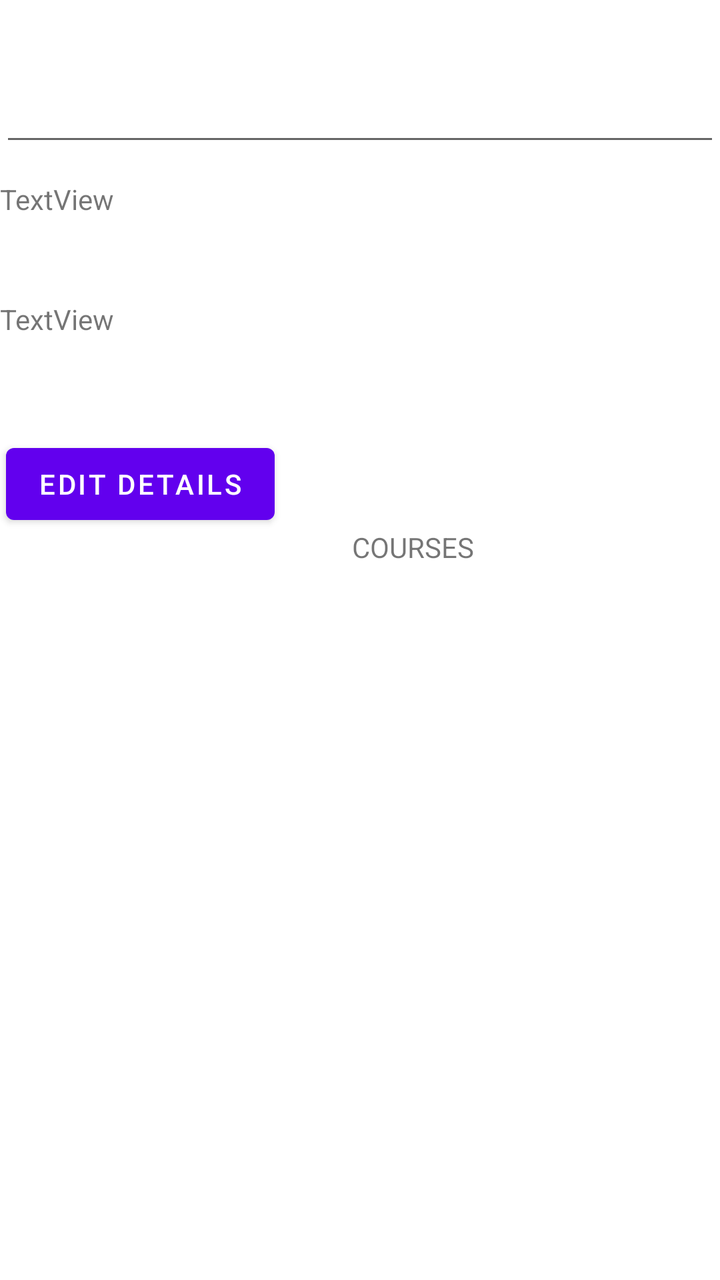
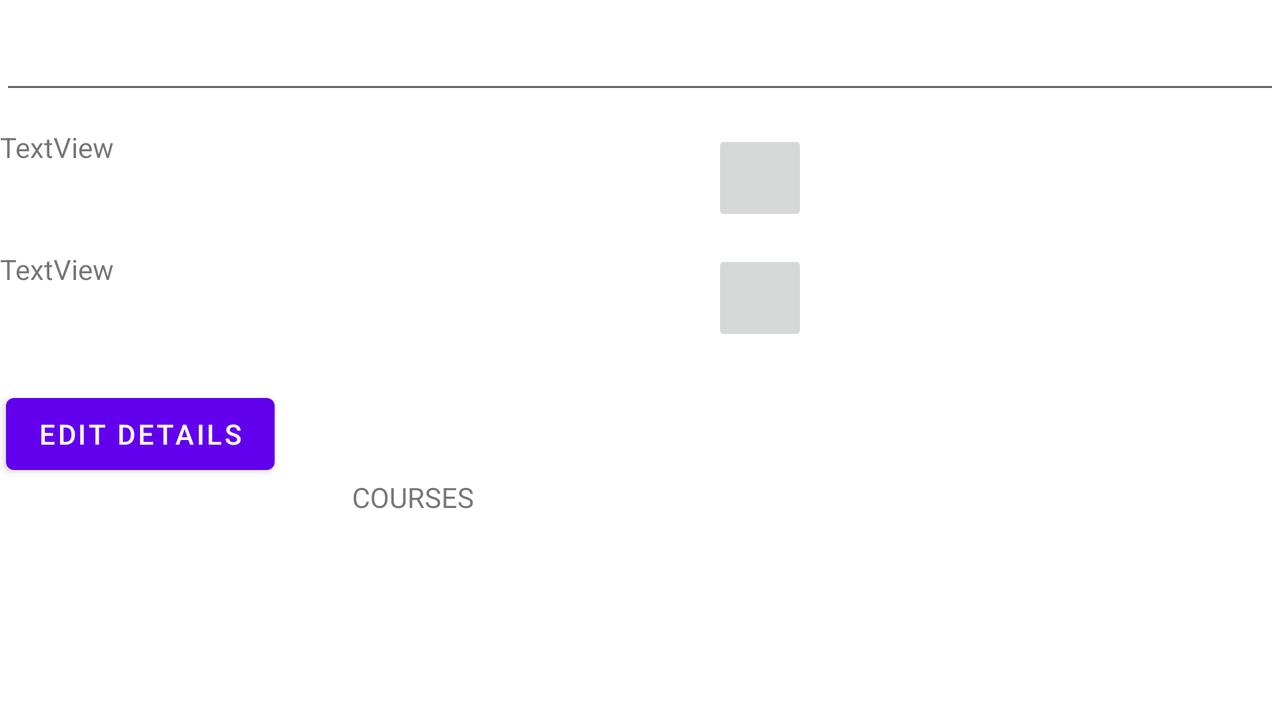

Compare how this app lays out the same screen by default and in its alternative resource folder. The renders come first, then the two layout files and the values they reference.
<!-- AndroidManifest.xml: application theme Theme.Dathan_Stone_C196_Task -->
<!-- res/layout/activity_term_details.xml -->
<?xml version="1.0" encoding="utf-8"?>
<androidx.constraintlayout.widget.ConstraintLayout xmlns:android="http://schemas.android.com/apk/res/android"
    xmlns:app="http://schemas.android.com/apk/res-auto"
    xmlns:tools="http://schemas.android.com/tools"
    android:layout_width="match_parent"
    android:layout_height="match_parent">

    <EditText
        android:id="@+id/term_course_details_title"
        android:layout_width="match_parent"
        android:layout_height="wrap_content"
        android:layout_marginTop="30dp"
        android:minHeight="48dp"
        app:layout_constraintStart_toStartOf="parent"
        app:layout_constraintTop_toTopOf="parent"
        tools:ignore="SpeakableTextPresentCheck" />

    <androidx.recyclerview.widget.RecyclerView
        android:id="@+id/courses_in_terms"
        android:layout_width="match_parent"
        android:layout_height="wrap_content"
        android:layout_marginTop="4dp"
        android:layout_marginEnd="1dp"
        android:clipToPadding="false"
        app:layout_constrainedHeight="true"
        app:layout_constraintBottom_toBottomOf="parent"
        app:layout_constraintEnd_toEndOf="parent"
        app:layout_constraintHorizontal_bias="0.0"
        app:layout_constraintStart_toStartOf="parent"
        app:layout_constraintTop_toBottomOf="@+id/textView"
        app:layout_constraintVertical_bias="0.2"
        tools:listitem="@layout/course_in_term_item" />

    <TextView
        android:id="@+id/textView"
        android:layout_width="wrap_content"
        android:layout_height="wrap_content"
        android:layout_marginStart="176dp"
        android:layout_marginTop="66dp"
        android:text="COURSES"
        app:layout_constraintStart_toStartOf="parent"
        app:layout_constraintTop_toBottomOf="@+id/term_details_end_date" />

    <TextView
        android:id="@+id/term_details_start_date"
        android:layout_width="match_parent"
        android:layout_height="48dp"
        android:layout_marginTop="12dp"
        android:text="TextView"
        app:layout_constraintStart_toStartOf="parent"
        app:layout_constraintTop_toBottomOf="@+id/term_course_details_title" />

    <TextView
        android:id="@+id/term_details_end_date"
        android:layout_width="match_parent"
        android:layout_height="48dp"
        android:layout_marginTop="12dp"
        android:text="TextView"
        app:layout_constraintStart_toStartOf="parent"
        app:layout_constraintTop_toBottomOf="@+id/term_details_start_date" />

    <ImageButton
        android:id="@+id/edit_term_end_date_picker"
        android:layout_width="48dp"
        android:layout_height="48dp"
        android:layout_marginStart="356dp"
        app:layout_constraintBottom_toBottomOf="@+id/term_details_end_date"
        app:layout_constraintStart_toStartOf="@+id/term_details_end_date"
        app:srcCompat="@drawable/ic_baseline_calendar_today_24"
        tools:ignore="SpeakableTextPresentCheck" />

    <Button
        android:id="@+id/edit_term_details"
        android:layout_width="wrap_content"
        android:layout_height="wrap_content"
        android:layout_marginStart="3dp"
        android:layout_marginTop="20dp"
        android:text="Edit Details"
        app:layout_constraintStart_toStartOf="parent"
        app:layout_constraintTop_toBottomOf="@+id/term_details_end_date" />

    <ImageButton
        android:id="@+id/edit_term_start_date_picker"
        android:layout_width="48dp"
        android:layout_height="48dp"
        android:layout_marginStart="356dp"
        app:layout_constraintBottom_toBottomOf="@+id/term_details_start_date"
        app:layout_constraintStart_toStartOf="@+id/term_details_start_date"
        app:srcCompat="@drawable/ic_baseline_calendar_today_24"
        tools:ignore="SpeakableTextPresentCheck" />


</androidx.constraintlayout.widget.ConstraintLayout>
<!-- res/layout/course_in_term_item.xml (included above) -->
<?xml version="1.0" encoding="utf-8"?>
<androidx.constraintlayout.widget.ConstraintLayout xmlns:android="http://schemas.android.com/apk/res/android"
    xmlns:tools="http://schemas.android.com/tools"
    android:layout_width="match_parent"
    android:layout_height="wrap_content"
    xmlns:app="http://schemas.android.com/apk/res-auto">

    <RelativeLayout
        android:layout_width="wrap_content"
        android:layout_height="wrap_content"
        android:padding="8dp"
        app:layout_constraintStart_toStartOf="parent"
        app:layout_constraintTop_toTopOf="parent"
        tools:ignore="MissingConstraints">

        <TextView
            android:id="@+id/course_in_term_title"
            android:layout_width="wrap_content"
            android:layout_height="wrap_content"
            android:layout_alignParentStart="true"
            android:layout_marginStart="26dp"
            android:maxLines="1"
            android:text="Title"
            android:textAppearance="@style/TextAppearance.AppCompat.Large">

        </TextView>

        <ImageButton
            android:id="@+id/remove_course_from_term"
            android:layout_width="wrap_content"
            android:layout_height="wrap_content"
            android:layout_alignParentTop="true"
            android:layout_alignParentEnd="true"
            android:layout_marginTop="8dp"
            android:layout_marginEnd="8dp"
            android:minHeight="48dp"
            app:srcCompat="@drawable/ic_baseline_delete_24"
            tools:ignore="SpeakableTextPresentCheck"
            tools:layout_editor_absoluteX="337dp"
            tools:layout_editor_absoluteY="9dp" />

    </RelativeLayout>

</androidx.constraintlayout.widget.ConstraintLayout>
<!-- resources referenced by this layout -->
<resources>
  <style name="Theme.Dathan_Stone_C196_Task" parent="Theme.MaterialComponents.DayNight.DarkActionBar">
          
          <item name="colorPrimary">@color/purple_500</item>
          <item name="colorPrimaryVariant">@color/purple_700</item>
          <item name="colorOnPrimary">@color/white</item>
          
          <item name="colorSecondary">@color/teal_200</item>
          <item name="colorSecondaryVariant">@color/teal_700</item>
          <item name="colorOnSecondary">@color/black</item>
          
          <item name="android:statusBarColor" tools:targetApi="l">?attr/colorPrimaryVariant</item>
          
      </style>
</resources>
<!-- res/layout-land/activity_term_details.xml (the repository's variant of the layout above) -->
<!-- drawn on the phone turned sideways -->
<?xml version="1.0" encoding="utf-8"?>
<androidx.constraintlayout.widget.ConstraintLayout xmlns:android="http://schemas.android.com/apk/res/android"
    xmlns:app="http://schemas.android.com/apk/res-auto"
    xmlns:tools="http://schemas.android.com/tools"
    android:layout_width="match_parent"
    android:layout_height="match_parent">

    <EditText
        android:id="@+id/term_courses_details_title"
        android:layout_width="match_parent"
        android:layout_height="wrap_content"
        android:layout_marginTop="4dp"
        android:minHeight="48dp"
        app:layout_constraintStart_toStartOf="parent"
        app:layout_constraintTop_toTopOf="parent"
        tools:ignore="SpeakableTextPresentCheck" />

    <androidx.recyclerview.widget.RecyclerView
        android:id="@+id/courses_in_terms"
        android:layout_width="match_parent"
        android:layout_height="wrap_content"
        android:layout_marginTop="4dp"
        android:layout_marginEnd="1dp"
        android:clipToPadding="false"
        app:layout_constrainedHeight="true"
        app:layout_constraintBottom_toBottomOf="parent"
        app:layout_constraintEnd_toEndOf="parent"
        app:layout_constraintHorizontal_bias="0.0"
        app:layout_constraintStart_toStartOf="parent"
        app:layout_constraintTop_toBottomOf="@+id/textView"
        app:layout_constraintVertical_bias="0.2"
        tools:listitem="@layout/course_in_term_item" />

    <TextView
        android:id="@+id/textView"
        android:layout_width="wrap_content"
        android:layout_height="wrap_content"
        android:layout_marginStart="176dp"
        android:layout_marginTop="66dp"
        android:text="COURSES"
        app:layout_constraintStart_toStartOf="parent"
        app:layout_constraintTop_toBottomOf="@+id/term_details_end_date" />

    <TextView
        android:id="@+id/term_details_start_date"
        android:layout_width="406dp"
        android:layout_height="49dp"
        android:layout_marginTop="12dp"
        android:text="TextView"
        app:layout_constraintStart_toStartOf="parent"
        app:layout_constraintTop_toBottomOf="@+id/term_courses_details_title" />

    <TextView
        android:id="@+id/term_details_end_date"
        android:layout_width="405dp"
        android:layout_height="48dp"
        android:layout_marginTop="12dp"
        android:text="TextView"
        app:layout_constraintStart_toStartOf="parent"
        app:layout_constraintTop_toBottomOf="@+id/term_details_start_date" />

    <ImageButton
        android:id="@+id/edit_term_end_date_picker"
        android:layout_width="48dp"
        android:layout_height="48dp"
        android:layout_marginStart="356dp"
        app:layout_constraintBottom_toBottomOf="@+id/term_details_end_date"
        app:layout_constraintStart_toStartOf="@+id/term_details_end_date"
        app:srcCompat="@drawable/ic_baseline_calendar_today_24"
        tools:ignore="SpeakableTextPresentCheck" />

    <Button
        android:id="@+id/edit_term_details"
        android:layout_width="wrap_content"
        android:layout_height="wrap_content"
        android:layout_marginStart="3dp"
        android:layout_marginTop="20dp"
        android:text="Edit Details"
        app:layout_constraintStart_toStartOf="parent"
        app:layout_constraintTop_toBottomOf="@+id/term_details_end_date" />

    <ImageButton
        android:id="@+id/edit_term_start_date_picker"
        android:layout_width="48dp"
        android:layout_height="48dp"
        android:layout_marginStart="356dp"
        app:layout_constraintBottom_toBottomOf="@+id/term_details_start_date"
        app:layout_constraintStart_toStartOf="@+id/term_details_start_date"
        app:srcCompat="@drawable/ic_baseline_calendar_today_24"
        tools:ignore="SpeakableTextPresentCheck" />


</androidx.constraintlayout.widget.ConstraintLayout>
